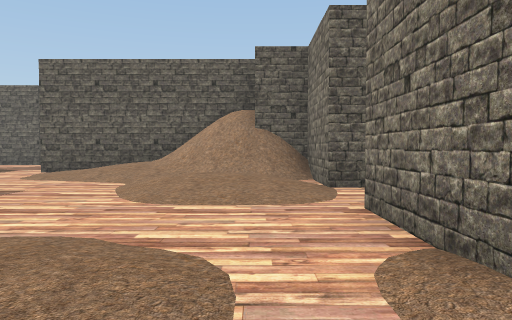
View 1 (above)

23 first-person views from a walk through a Unity game level. The camera is 1.3 m above the floor, tilts 2° down and sees 70° across. The floor is counted in squares, 2 m on a side. Each view is taken from the middle of a square. On the plan, view 1 faces up. The plan holds only what a view shows up to about 11 squares ahead; the rest is blank. The player character is not drawn. Some surface patterns are stand-ins.

View 2
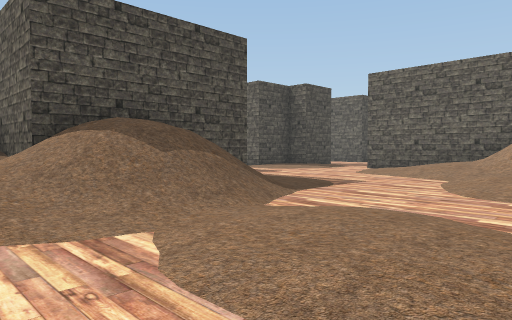

View 3
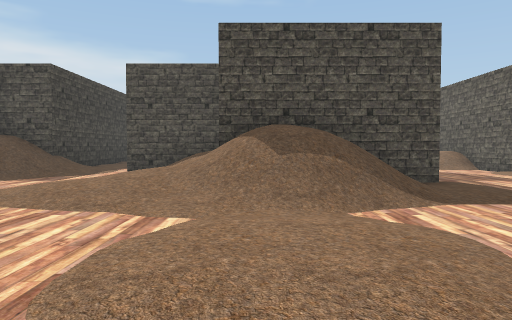

View 4
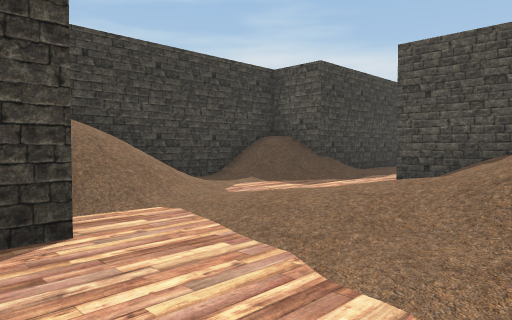

View 5
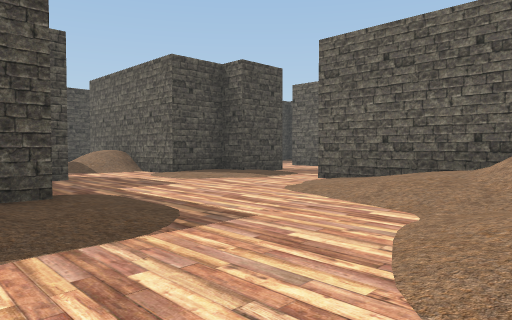

View 6
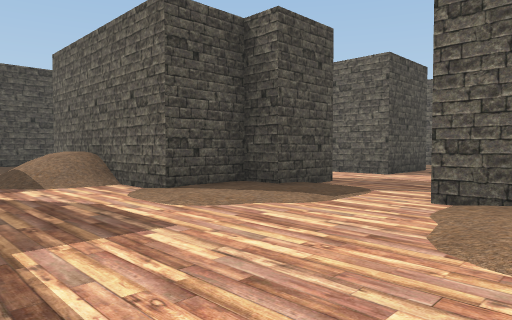

View 7
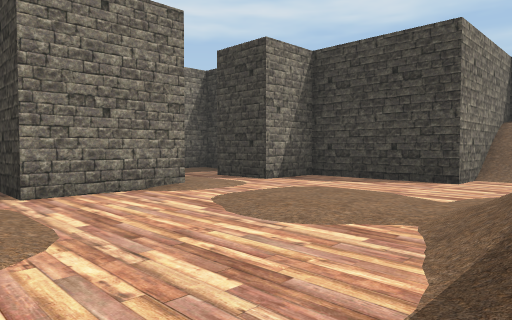

View 8
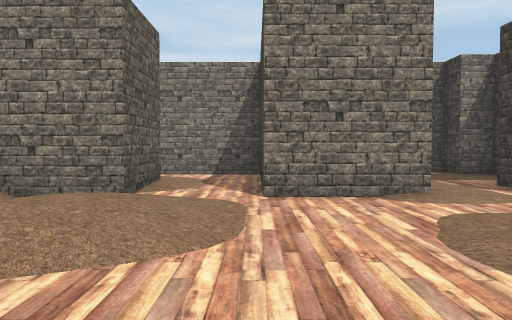

View 9
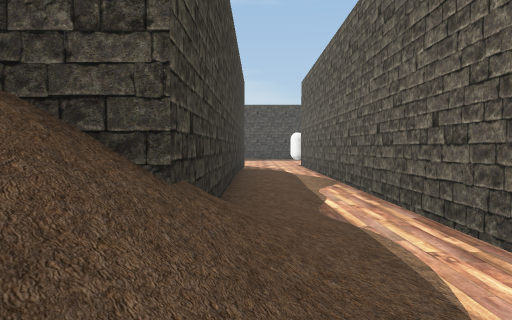

View 10
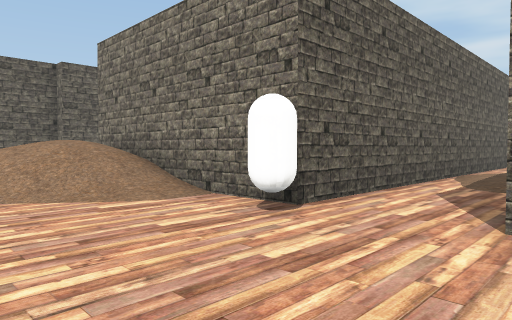

View 11
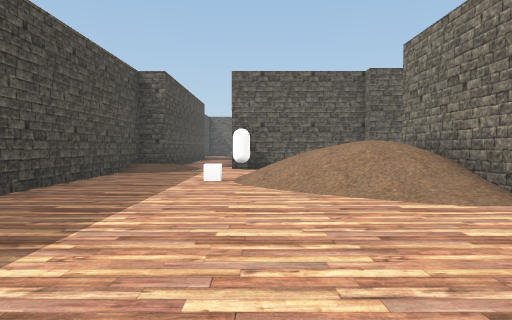

View 12
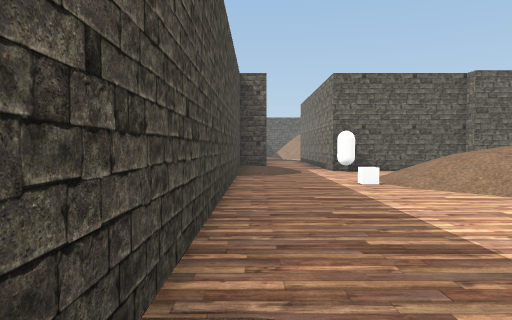

View 13
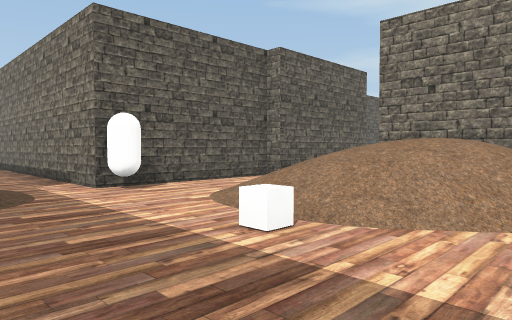

View 14
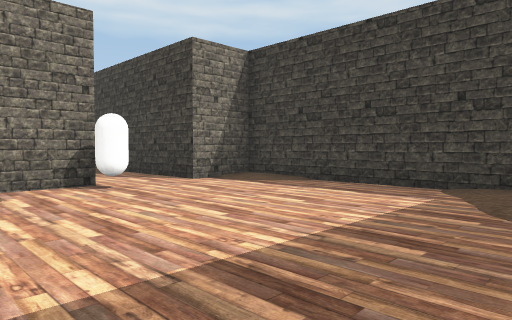

View 15
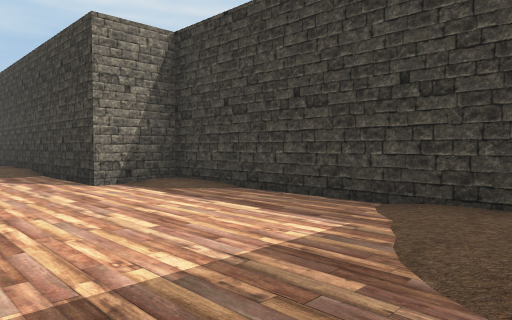

View 16
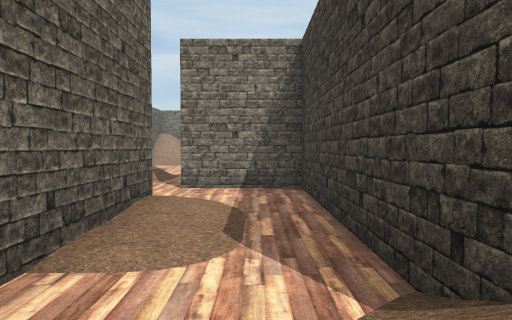

View 17
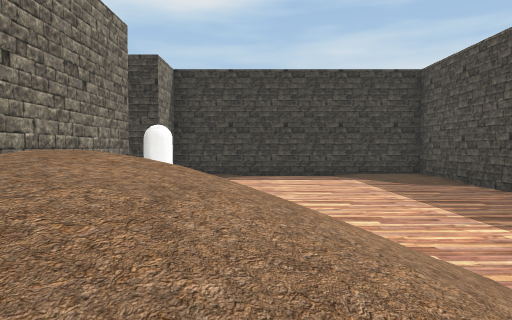

View 18
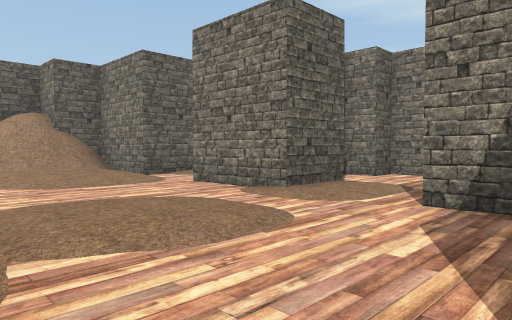

View 19
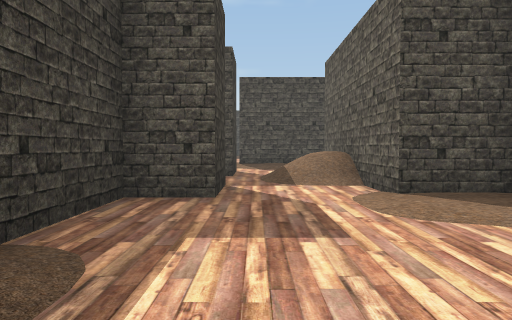

View 20
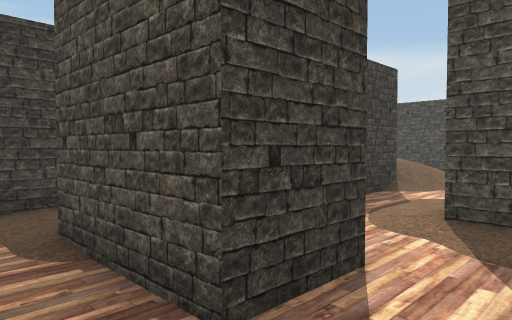

View 21
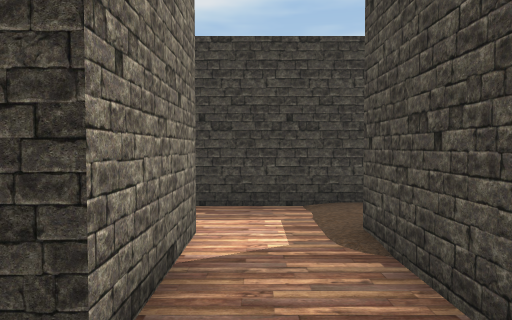

View 22
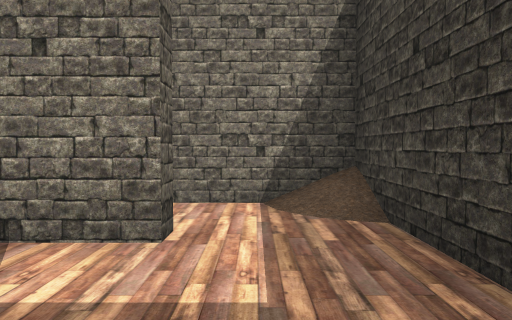

View 23
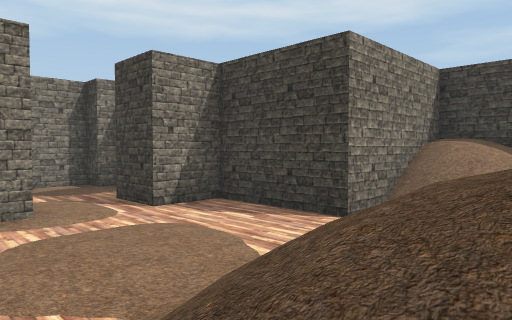

### Floor plan
Key: @ floor where view 1 was taken; # wall or solid block; . main floor; : floor 0.25 m higher than the main floor; / step, stairs or slope; C capsule; U cube.
Columns run from 27 left of view 1 to 6 right of it. Each row starts with its distance up from view 1.
 15                    #
 14                   ##.
 13     #             ...
 12    .#             ....
 11    .#              #..
 10    .#             ##..######
  9    .#             #:...////##
  8   ..#      #  #####:.../////##
  7   ..#      #/. //.......////.#
  6 ##/.########/../.........////##/.#
  5 #//.C.....:/..#..##.......///....#
  4 #...////......#..#####:......#####
  3 #...////#######..#.###//.....#  ##
  2 #..U////#     :....# #///....#..##
  1 #...////#     :.../###///::..:...#
  0 #....///#     ######/////..@.....#
 -1 #.......#         #   ///....#..##
 -2 #......C###########   //.##### ##
 -3 #......C....///......././#
 -4 #..........::::::////.///#
 -5 #:......###########//.///#
 -6 #########         ########

Where each view was taken, in squares from view 1:
view 1: 0 up, 0 right, facing up
view 2: 1 down, 0 right, facing up-left
view 3: 1 up, 1 right, facing left
view 4: 1 up, 1 left, facing down-left
view 5: 3 up, 1 left, facing up-left
view 6: 5 up, 4 left, facing up-left
view 7: 5 up, 4 left, facing down-right
view 8: 4 up, 4 left, facing right
view 9: 4 down, 7 left, facing left
view 10: 5 down, 23 left, facing up-right
view 11: 5 down, 23 left, facing up
view 12: 5 down, 26 left, facing up
view 13: 0 up, 26 left, facing up-right
view 14: 0 up, 26 left, facing down-right
view 15: 2 down, 26 left, facing down-right
view 16: 4 up, 21 left, facing right
view 17: 4 up, 22 left, facing down
view 18: 2 down, 3 left, facing up-right
view 19: 6 up, 4 left, facing left
view 20: 7 up, 11 left, facing down-left
view 21: 7 up, 11 left, facing down
view 22: 2 up, 13 left, facing right
view 23: 3 up, 5 left, facing down-right
